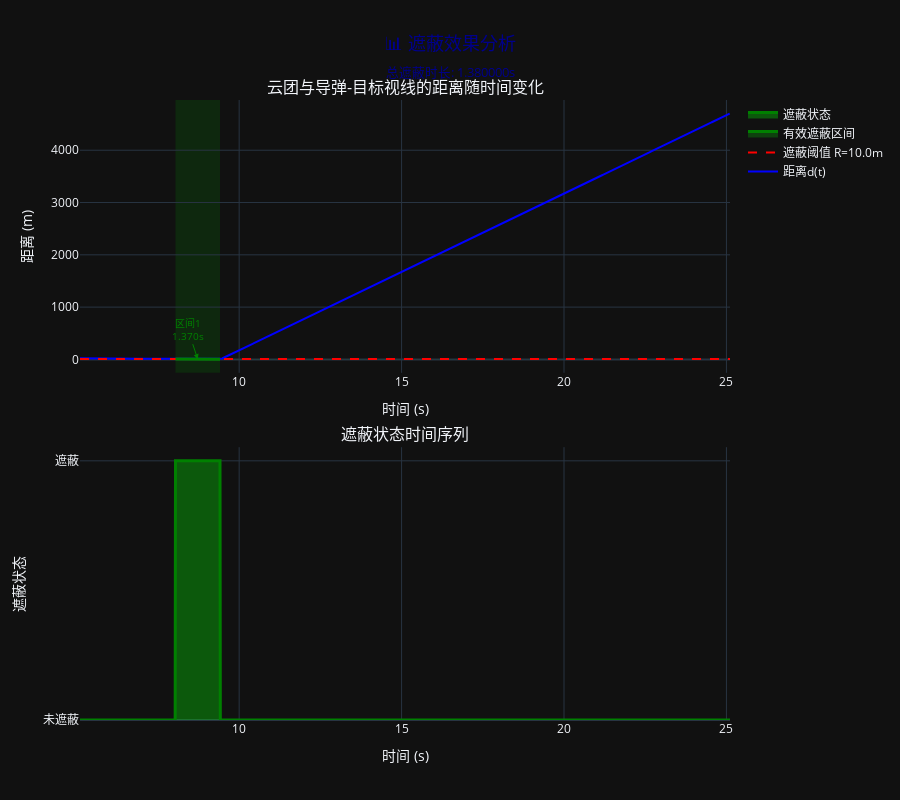

The cell this chart's notebook holds for it:
### Markdown cell above
## 6. 遮蔽距离时间序列分析

### Code cell
def create_shielding_analysis_plot():
    """创建遮蔽分析图表"""
    
    fig = make_subplots(
        rows=2, cols=1,
        subplot_titles=('云团与导弹-目标视线的距离随时间变化', '遮蔽状态时间序列'),
        vertical_spacing=0.12,
        specs=[[{"secondary_y": False}], [{"secondary_y": False}]]
    )
    
    # 准备数据
    times = [record['time'] for record in all_data]
    distances = [record['distance'] for record in all_data]
    shielded_flags = [record['is_blocked'] for record in all_data]
    
    # 第一个子图：距离曲线
    fig.add_trace(
        go.Scatter(
            x=times,
            y=distances,
            mode='lines',
            line=dict(color='blue', width=2),
            name='距离d(t)',
            hovertemplate='时间: %{x:.2f}s<br>距离: %{y:.2f}m<extra></extra>'
        ),
        row=1, col=1
    )
    
    # 遮蔽阈值线
    fig.add_trace(
        go.Scatter(
            x=[times[0], times[-1]],
            y=[effective_radius, effective_radius],
            mode='lines',
            line=dict(color='red', width=2, dash='dash'),
            name=f'遮蔽阈值 R={effective_radius}m',
            hovertemplate='遮蔽阈值: %{y}m<extra></extra>'
        ),
        row=1, col=1
    )
    
    # 遮蔽区域填充
    shielded_distances = [d if s else np.nan for d, s in zip(distances, shielded_flags)]
    fig.add_trace(
        go.Scatter(
            x=times,
            y=shielded_distances,
            mode='lines',
            line=dict(color='green', width=3),
            name='有效遮蔽区间',
            fill='tonexty',
            fillcolor='rgba(0,255,0,0.2)',
            hovertemplate='时间: %{x:.2f}s<br>遮蔽距离: %{y:.2f}m<extra></extra>'
        ),
        row=1, col=1
    )
    
    # 第二个子图：遮蔽状态
    fig.add_trace(
        go.Scatter(
            x=times,
            y=[int(flag) for flag in shielded_flags],
            mode='lines',
            line=dict(color='green', width=3),
            name='遮蔽状态',
            fill='tozeroy',
            fillcolor='rgba(0,255,0,0.3)',
            hovertemplate='时间: %{x:.2f}s<br>遮蔽状态: %{y}<extra></extra>'
        ),
        row=2, col=1
    )
    
    # 标记遮蔽区间
    for i, (start, end) in enumerate(intervals):
        fig.add_vrect(
            x0=start, x1=end,
            fillcolor="green", opacity=0.2,
            layer="below", line_width=0,
            row=1, col=1
        )
        
        # 添加区间标注
        mid_time = (start + end) / 2
        fig.add_annotation(
            x=mid_time,
            y=effective_radius * 0.5,
            text=f"区间{i+1}<br>{end-start:.3f}s",
            showarrow=True,
            arrowhead=2,
            arrowcolor="green",
            font=dict(color="green", size=10),
            row=1, col=1
        )
    
    # 更新布局
    fig.update_layout(
        title=dict(
            text=f'📊 遮蔽效果分析<br><sub>总遮蔽时长: {shielding_duration:.6f}s</sub>',
            x=0.5,
            font=dict(size=18, color='darkblue')
        ),
        height=800,
        showlegend=True,
        hovermode='x unified'
    )
    
    # 更新坐标轴
    fig.update_xaxes(title_text="时间 (s)", row=1, col=1)
    fig.update_yaxes(title_text="距离 (m)", row=1, col=1)
    fig.update_xaxes(title_text="时间 (s)", row=2, col=1)
    fig.update_yaxes(title_text="遮蔽状态", row=2, col=1, tickvals=[0, 1], ticktext=['未遮蔽', '遮蔽'])
    
    return fig

# 创建遮蔽分析图
fig_analysis = create_shielding_analysis_plot()
fig_analysis.show()

# 保存图像
fig_analysis.write_html(f"{output_dir}/02_shielding_analysis.html")
fig_analysis.write_image(f"{output_dir}/02_shielding_analysis.png", width=1200, height=800, scale=2)
print(f"💾 遮蔽分析图已保存到 {output_dir}/02_shielding_analysis.html")

### Figure 1 — Plotly figure (JSON) as saved in the notebook; plotly's stock layout.template omitted (floating-point values rounded to 4 significant figures; data arrays with more than 128 entries replaced by an {"elided": "..."} marker saying what was removed)
{"data": [{"hovertemplate": "时间: %{x:.2f}s<br>距离: %{y:.2f}m<extra></extra>", "line": {"color": "blue", "width": 2}, "mode": "lines", "name": "距离d(t)", "x": {"elided": "2002 float values"}, "y": {"elided": "2002 float values"}, "type": "scatter", "xaxis": "x", "yaxis": "y"}, {"hovertemplate": "遮蔽阈值: %{y}m<extra></extra>", "line": {"color": "red", "dash": "dash", "width": 2}, "mode": "lines", "name": "遮蔽阈值 R=10.0m", "x": [5.1, 25.11], "y": [10.0, 10.0], "type": "scatter", "xaxis": "x", "yaxis": "y"}, {"fill": "tonexty", "fillcolor": "rgba(0,255,0,0.2)", "hovertemplate": "时间: %{x:.2f}s<br>遮蔽距离: %{y:.2f}m<extra></extra>", "line": {"color": "green", "width": 3}, "mode": "lines", "name": "有效遮蔽区间", "x": {"elided": "2002 float values"}, "y": {"elided": "2002 float values"}, "type": "scatter", "xaxis": "x", "yaxis": "y"}, {"fill": "tozeroy", "fillcolor": "rgba(0,255,0,0.3)", "hovertemplate": "时间: %{x:.2f}s<br>遮蔽状态: %{y}<extra></extra>", "line": {"color": "green", "width": 3}, "mode": "lines", "name": "遮蔽状态", "x": {"elided": "2002 float values"}, "y": {"elided": "2002 int values"}, "type": "scatter", "xaxis": "x2", "yaxis": "y2"}], "layout": {"xaxis": {"anchor": "y", "domain": [0.0, 1.0], "title": {"text": "时间 (s)"}}, "yaxis": {"anchor": "x", "domain": [0.56, 1.0], "title": {"text": "距离 (m)"}}, "xaxis2": {"anchor": "y2", "domain": [0.0, 1.0], "title": {"text": "时间 (s)"}}, "yaxis2": {"anchor": "x2", "domain": [0.0, 0.44], "title": {"text": "遮蔽状态"}, "tickvals": [0, 1], "ticktext": ["未遮蔽", "遮蔽"]}, "annotations": [{"font": {"size": 16}, "showarrow": false, "text": "云团与导弹-目标视线的距离随时间变化", "x": 0.5, "xanchor": "center", "xref": "paper", "y": 1.0, "yanchor": "bottom", "yref": "paper"}, {"font": {"size": 16}, "showarrow": false, "text": "遮蔽状态时间序列", "x": 0.5, "xanchor": "center", "xref": "paper", "y": 0.44, "yanchor": "bottom", "yref": "paper"}, {"arrowcolor": "green", "arrowhead": 2, "font": {"color": "green", "size": 10}, "showarrow": true, "text": "区间1<br>1.370s", "x": 8.725, "xref": "x", "y": 5.0, "yref": "y"}], "shapes": [{"fillcolor": "green", "layer": "below", "line": {"width": 0}, "opacity": 0.2, "type": "rect", "x0": 8.04, "x1": 9.41, "xref": "x", "y0": 0, "y1": 1, "yref": "y domain"}], "title": {"font": {"size": 18, "color": "darkblue"}, "text": "📊 遮蔽效果分析<br><sub>总遮蔽时长: 1.380000s</sub>", "x": 0.5}, "height": 800, "showlegend": true, "hovermode": "x unified"}}
